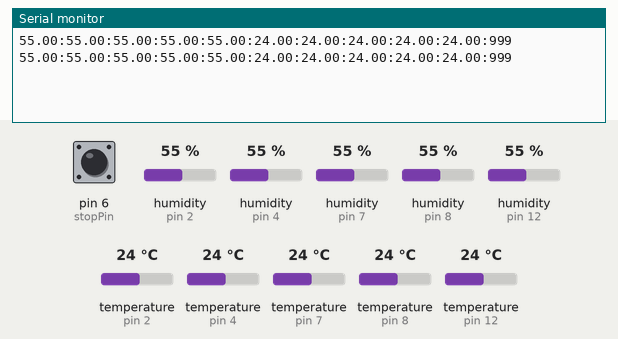
This sketch was run on a simulated Arduino Uno, built with avr-gcc and run on an emulated ATmega328P. On the bench: the last lines printed to the serial monitor. The test bench sets the inputs (shaded band); at power-on: pin 6 (stopPin) HIGH, humidity (sensors on pin 2, pin 4, pin 7, pin 8, pin 12) 55 %, temperature (sensors on pin 2, pin 4, pin 7, pin 8, pin 12) 24 °C.

Above: at 4.8 s.
4.9 s: pin 6 (stopPin) pulled LOW for 2.6 s
At 6.8 s:
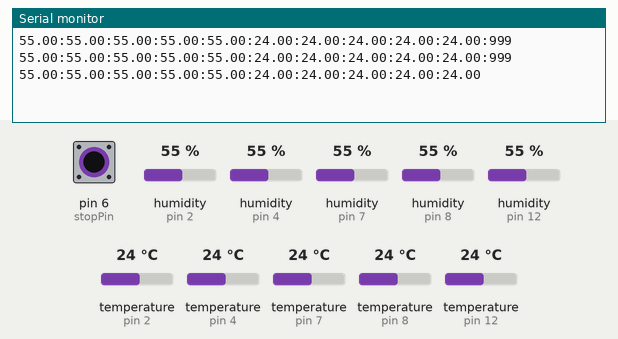
9.0 s: humidity (sensor on pin 2) set to 22 %
At 10.9 s:
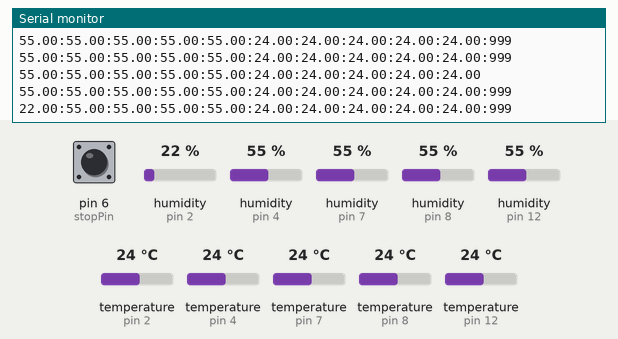
12.0 s: humidity (sensor on pin 4) set to 22 %
At 13.5 s:
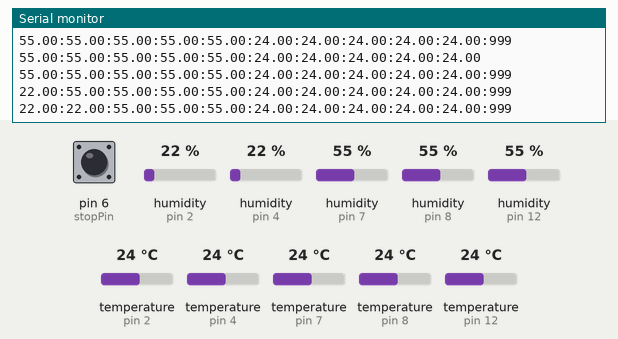
15.0 s: humidity (sensor on pin 7) set to 22 %
At 17.6 s:
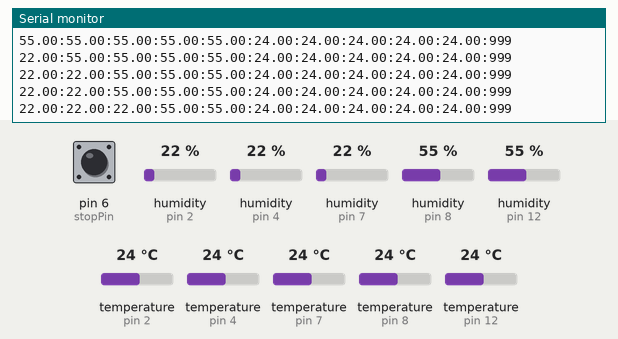
18.0 s: humidity (sensor on pin 8) set to 22 %
At 19.1 s:
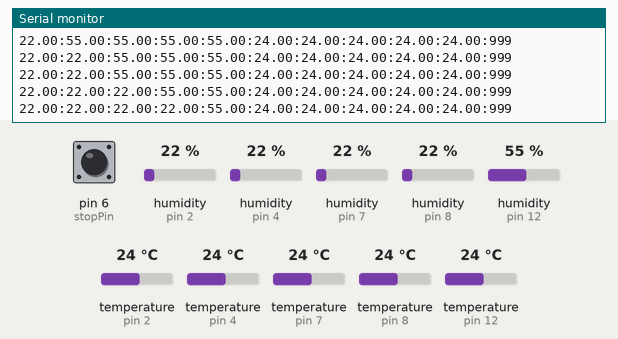
21.0 s: humidity (sensor on pin 12) set to 22 %
At 23.2 s:
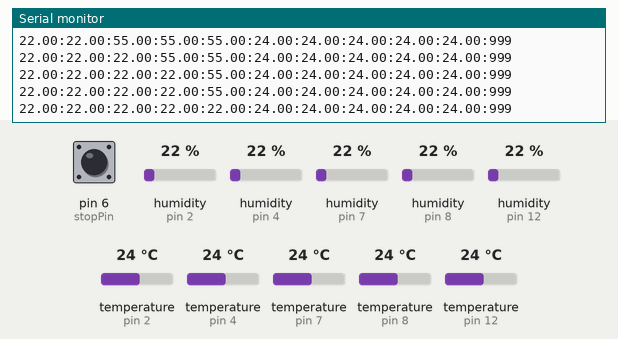

Measured:
- after the input at 4.9 s, the serial monitor: prints a new line after 1.2 s (image 1)
- after the input at 9.0 s, the serial monitor: prints a new line after 1.1 s (image 2)
- after the input at 12.0 s, the serial monitor: prints a new line after 0.16 s (image 3)
- after the input at 15.0 s, the serial monitor: prints a new line after 1.2 s (image 4)
- after the input at 18.0 s, the serial monitor: prints a new line after 0.25 s (image 5)
- after the input at 21.0 s, the serial monitor: prints a new line after 1.3 s (image 6)

The sketch:

DHT22_5sensor.ino
```cpp
// (licence header left out)
// Libraries
#include <DHT.h>


// Initialize DHT sensor for normal 16mhz Arduino
DHT dht1(2, DHT22);
DHT dht2(4, DHT22);
DHT dht3(7, DHT22);
DHT dht4(8, DHT22);
DHT dht5(12, DHT22);

int const stopPin = 6;
int stopFlag = 0;


// Variables
float hum;  //Stores humidity value
float temp; //Stores temperature value

void setup()
{
  pinMode(stopPin, INPUT);
  Serial.begin(9600);
  dht1.begin();
  dht2.begin();
  dht3.begin();
  dht4.begin();
  dht5.begin();
}

void loop()
{
    delay(2000);

    // Read humidity from the 5 sensors and display it on a single line
    hum = dht1.readHumidity();
    Serial.print(hum);
    Serial.print(":");
    hum = dht2.readHumidity();
    Serial.print(hum);
    Serial.print(":");
    hum = dht3.readHumidity();
    Serial.print(hum);
    Serial.print(":");
    hum = dht4.readHumidity();
    Serial.print(hum);
    Serial.print(":");
    hum = dht5.readHumidity();
    Serial.print(hum);
    Serial.print(":");

    // Read temperature from the 5 sensors and display it on a single line
    temp = dht1.readTemperature();
    Serial.print(temp);
    Serial.print(":");
    temp = dht2.readTemperature();
    Serial.print(temp);
    Serial.print(":");
    temp = dht3.readTemperature();
    Serial.print(temp);
    Serial.print(":");
    temp = dht4.readTemperature();
    Serial.print(temp);
    Serial.print(":");
    temp = dht5.readTemperature();

    // Check stop condition
    stopFlag = digitalRead(stopPin);
      if (stopFlag == LOW){
        Serial.println(temp);
      }
      else{
        Serial.print(temp);
        Serial.println(":999");
      }

}
```
